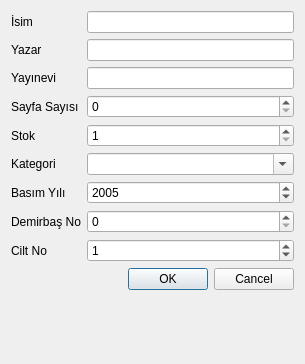
<?xml version="1.0" encoding="UTF-8"?>
<ui version="4.0">
 <class>BookDialog</class>
 <widget class="QDialog" name="BookDialog">
  <property name="geometry">
   <rect>
    <x>0</x>
    <y>0</y>
    <width>305</width>
    <height>364</height>
   </rect>
  </property>
  <property name="windowTitle">
   <string>Dialog</string>
  </property>
  <property name="modal">
   <bool>true</bool>
  </property>
  <layout class="QFormLayout" name="formLayout">
   <item row="0" column="0">
    <widget class="QLabel" name="label">
     <property name="text">
      <string>İsim</string>
     </property>
    </widget>
   </item>
   <item row="0" column="1">
    <widget class="QLineEdit" name="lineEdit_title"/>
   </item>
   <item row="1" column="0">
    <widget class="QLabel" name="label_2">
     <property name="text">
      <string>Yazar</string>
     </property>
    </widget>
   </item>
   <item row="1" column="1">
    <widget class="QLineEdit" name="lineEdit_author"/>
   </item>
   <item row="2" column="0">
    <widget class="QLabel" name="label_3">
     <property name="text">
      <string>Yayınevi</string>
     </property>
    </widget>
   </item>
   <item row="2" column="1">
    <widget class="QLineEdit" name="lineEdit_publisher"/>
   </item>
   <item row="3" column="0">
    <widget class="QLabel" name="label_4">
     <property name="text">
      <string>Sayfa Sayısı</string>
     </property>
    </widget>
   </item>
   <item row="3" column="1">
    <widget class="QSpinBox" name="spinBox_pageNumber">
     <property name="buttonSymbols">
      <enum>QAbstractSpinBox::UpDownArrows</enum>
     </property>
     <property name="specialValueText">
      <string/>
     </property>
     <property name="maximum">
      <number>10000</number>
     </property>
    </widget>
   </item>
   <item row="4" column="0">
    <widget class="QLabel" name="label_5">
     <property name="text">
      <string>Stok</string>
     </property>
    </widget>
   </item>
   <item row="4" column="1">
    <widget class="QSpinBox" name="spinBox_stock">
     <property name="minimum">
      <number>1</number>
     </property>
    </widget>
   </item>
   <item row="5" column="0">
    <widget class="QLabel" name="label_6">
     <property name="text">
      <string>Kategori</string>
     </property>
    </widget>
   </item>
   <item row="5" column="1">
    <widget class="QComboBox" name="comboBox_category">
     <property name="editable">
      <bool>true</bool>
     </property>
     <property name="maxVisibleItems">
      <number>25</number>
     </property>
     <property name="insertPolicy">
      <enum>QComboBox::NoInsert</enum>
     </property>
     <property name="iconSize">
      <size>
       <width>16</width>
       <height>16</height>
      </size>
     </property>
    </widget>
   </item>
   <item row="6" column="0">
    <widget class="QLabel" name="label_7">
     <property name="text">
      <string>Basım Yılı</string>
     </property>
    </widget>
   </item>
   <item row="6" column="1">
    <widget class="QSpinBox" name="spinBox_publishingYear">
     <property name="minimum">
      <number>1900</number>
     </property>
     <property name="maximum">
      <number>2100</number>
     </property>
     <property name="value">
      <number>2005</number>
     </property>
    </widget>
   </item>
   <item row="7" column="0">
    <widget class="QLabel" name="label_8">
     <property name="text">
      <string>Demirbaş No</string>
     </property>
    </widget>
   </item>
   <item row="7" column="1">
    <widget class="QSpinBox" name="spinBox_fixture">
     <property name="maximum">
      <number>999999999</number>
     </property>
    </widget>
   </item>
   <item row="8" column="0">
    <widget class="QLabel" name="label_9">
     <property name="text">
      <string>Cilt No</string>
     </property>
    </widget>
   </item>
   <item row="8" column="1">
    <widget class="QSpinBox" name="spinBox_vol">
     <property name="value">
      <number>1</number>
     </property>
    </widget>
   </item>
   <item row="10" column="0" colspan="2">
    <widget class="QDialogButtonBox" name="buttonBox">
     <property name="orientation">
      <enum>Qt::Horizontal</enum>
     </property>
     <property name="standardButtons">
      <set>QDialogButtonBox::Cancel|QDialogButtonBox::Ok</set>
     </property>
    </widget>
   </item>
  </layout>
 </widget>
 <tabstops>
  <tabstop>lineEdit_title</tabstop>
  <tabstop>lineEdit_author</tabstop>
  <tabstop>lineEdit_publisher</tabstop>
  <tabstop>spinBox_pageNumber</tabstop>
  <tabstop>spinBox_stock</tabstop>
  <tabstop>comboBox_category</tabstop>
  <tabstop>spinBox_publishingYear</tabstop>
  <tabstop>spinBox_fixture</tabstop>
  <tabstop>spinBox_vol</tabstop>
 </tabstops>
 <resources/>
 <connections>
  <connection>
   <sender>buttonBox</sender>
   <signal>accepted()</signal>
   <receiver>BookDialog</receiver>
   <slot>accept()</slot>
   <hints>
    <hint type="sourcelabel">
     <x>248</x>
     <y>254</y>
    </hint>
    <hint type="destinationlabel">
     <x>157</x>
     <y>274</y>
    </hint>
   </hints>
  </connection>
  <connection>
   <sender>buttonBox</sender>
   <signal>rejected()</signal>
   <receiver>BookDialog</receiver>
   <slot>reject()</slot>
   <hints>
    <hint type="sourcelabel">
     <x>316</x>
     <y>260</y>
    </hint>
    <hint type="destinationlabel">
     <x>286</x>
     <y>274</y>
    </hint>
   </hints>
  </connection>
 </connections>
</ui>
